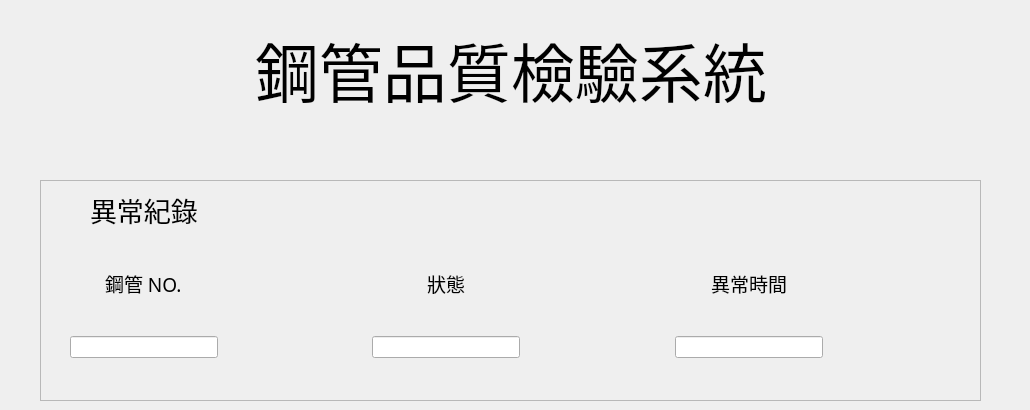
    <widget class="QWidget" name="tab_4">
     <attribute name="title">
      <string>異常紀錄</string>
     </attribute>
     <widget class="QFrame" name="frame_5">
      <property name="geometry">
       <rect>
        <x>40</x>
        <y>180</y>
        <width>941</width>
        <height>221</height>
       </rect>
      </property>
      <property name="frameShape">
       <enum>QFrame::StyledPanel</enum>
      </property>
      <property name="frameShadow">
       <enum>QFrame::Raised</enum>
      </property>
      <layout class="QVBoxLayout" name="verticalLayout_9">
       <item>
        <layout class="QGridLayout" name="gridLayout_15">
         <item row="3" column="4" alignment="Qt::AlignHCenter">
          <widget class="QLabel" name="label_55">
           <property name="font">
            <font>
             <family>Cascadia Code</family>
             <pointsize>14</pointsize>
            </font>
           </property>
           <property name="text">
            <string>狀態</string>
           </property>
          </widget>
         </item>
         <item row="0" column="3">
          <spacer name="horizontalSpacer_33">
           <property name="orientation">
            <enum>Qt::Horizontal</enum>
           </property>
           <property name="sizeHint" stdset="0">
            <size>
             <width>40</width>
             <height>20</height>
            </size>
           </property>
          </spacer>
         </item>
         <item row="3" column="1" alignment="Qt::AlignHCenter">
          <widget class="QLabel" name="label_56">
           <property name="font">
            <font>
             <family>Cascadia Code</family>
             <pointsize>14</pointsize>
            </font>
           </property>
           <property name="text">
            <string>鋼管 NO.</string>
           </property>
          </widget>
         </item>
         <item row="0" column="5">
          <spacer name="horizontalSpacer_31">
           <property name="orientation">
            <enum>Qt::Horizontal</enum>
           </property>
           <property name="sizeHint" stdset="0">
            <size>
             <width>40</width>
             <height>20</height>
            </size>
           </property>
          </spacer>
         </item>
         <item row="0" column="1" alignment="Qt::AlignHCenter">
          <widget class="QLabel" name="label_35">
           <property name="font">
            <font>
             <family>Cascadia Code</family>
             <pointsize>20</pointsize>
            </font>
           </property>
           <property name="text">
            <string>異常紀錄</string>
           </property>
          </widget>
         </item>
         <item row="0" column="7">
          <spacer name="horizontalSpacer_32">
           <property name="orientation">
            <enum>Qt::Horizontal</enum>
           </property>
           <property name="sizeHint" stdset="0">
            <size>
             <width>40</width>
             <height>20</height>
            </size>
           </property>
          </spacer>
         </item>
         <item row="3" column="6" alignment="Qt::AlignHCenter">
          <widget class="QLabel" name="label_57">
           <property name="font">
            <font>
             <family>Cascadia Code</family>
             <pointsize>14</pointsize>
            </font>
           </property>
           <property name="text">
            <string>異常時間</string>
           </property>
          </widget>
         </item>
         <item row="5" column="4">
          <widget class="QLineEdit" name="lineEdit_55">
           <property name="readOnly">
            <bool>true</bool>
           </property>
          </widget>
         </item>
         <item row="5" column="6">
          <widget class="QLineEdit" name="lineEdit_59">
           <property name="readOnly">
            <bool>true</bool>
           </property>
          </widget>
         </item>
         <item row="5" column="1">
          <widget class="QLineEdit" name="lineEdit_33">
           <property name="readOnly">
            <bool>true</bool>
           </property>
          </widget>
         </item>
         <item row="2" column="0">
          <spacer name="verticalSpacer_61">
           <property name="orientation">
            <enum>Qt::Vertical</enum>
           </property>
           <property name="sizeHint" stdset="0">
            <size>
             <width>20</width>
             <height>5</height>
            </size>
           </property>
          </spacer>
         </item>
         <item row="4" column="0">
          <spacer name="verticalSpacer_74">
           <property name="orientation">
            <enum>Qt::Vertical</enum>
           </property>
           <property name="sizeHint" stdset="0">
            <size>
             <width>20</width>
             <height>5</height>
            </size>
           </property>
          </spacer>
         </item>
         <item row="6" column="0">
          <spacer name="verticalSpacer_75">
           <property name="orientation">
            <enum>Qt::Vertical</enum>
           </property>
           <property name="sizeHint" stdset="0">
            <size>
             <width>20</width>
             <height>5</height>
            </size>
           </property>
          </spacer>
         </item>
        </layout>
       </item>
      </layout>
     </widget>
     <widget class="QWidget" name="gridLayoutWidget_4">
      <property name="geometry">
       <rect>
        <x>0</x>
        <y>10</y>
        <width>1021</width>
        <height>103</height>
       </rect>
      </property>
      <layout class="QGridLayout" name="gridLayout_10">
       <item row="1" column="1">
        <widget class="QLabel" name="title5">
         <property name="minimumSize">
          <size>
           <width>216</width>
           <height>32</height>
          </size>
         </property>
         <property name="font">
          <font>
           <family>Cascadia Code</family>
           <pointsize>48</pointsize>
          </font>
         </property>
         <property name="text">
          <string>鋼管品質檢驗系統</string>
         </property>
        </widget>
       </item>
       <item row="1" column="2">
        <spacer name="horizontalSpacer_65">
         <property name="orientation">
          <enum>Qt::Horizontal</enum>
         </property>
         <property name="sizeHint" stdset="0">
          <size>
           <width>40</width>
           <height>20</height>
          </size>
         </property>
        </spacer>
       </item>
       <item row="1" column="0">
        <spacer name="horizontalSpacer_64">
         <property name="orientation">
          <enum>Qt::Horizontal</enum>
         </property>
         <property name="sizeHint" stdset="0">
          <size>
           <width>40</width>
           <height>20</height>
          </size>
         </property>
        </spacer>
       </item>
       <item row="0" column="1">
        <spacer name="verticalSpacer_53">
         <property name="orientation">
          <enum>Qt::Vertical</enum>
         </property>
         <property name="sizeHint" stdset="0">
          <size>
           <width>20</width>
           <height>20</height>
          </size>
         </property>
        </spacer>
       </item>
      </layout>
     </widget>
    </widget>
